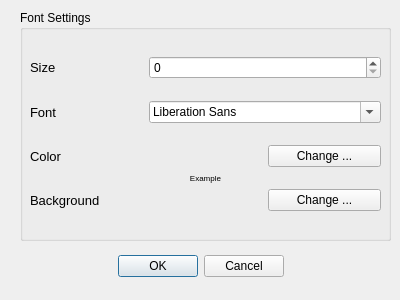
<?xml version="1.0" encoding="UTF-8"?>
<ui version="4.0">
 <class>Dialog</class>
 <widget class="QDialog" name="Dialog">
  <property name="geometry">
   <rect>
    <x>0</x>
    <y>0</y>
    <width>400</width>
    <height>300</height>
   </rect>
  </property>
  <property name="windowTitle">
   <string>Dialog</string>
  </property>
  <widget class="QDialogButtonBox" name="mButtonBox">
   <property name="geometry">
    <rect>
     <x>30</x>
     <y>250</y>
     <width>341</width>
     <height>32</height>
    </rect>
   </property>
   <property name="orientation">
    <enum>Qt::Horizontal</enum>
   </property>
   <property name="standardButtons">
    <set>QDialogButtonBox::Cancel|QDialogButtonBox::Ok</set>
   </property>
   <property name="centerButtons">
    <bool>true</bool>
   </property>
  </widget>
  <widget class="QGroupBox" name="mGroupBox">
   <property name="geometry">
    <rect>
     <x>20</x>
     <y>10</y>
     <width>371</width>
     <height>231</height>
    </rect>
   </property>
   <property name="title">
    <string>Font Settings</string>
   </property>
   <widget class="QWidget" name="gridLayoutWidget">
    <property name="geometry">
     <rect>
      <x>10</x>
      <y>30</y>
      <width>351</width>
      <height>191</height>
     </rect>
    </property>
    <layout class="QGridLayout" name="mGridLayout">
     <item row="1" column="0">
      <widget class="QLabel" name="mFontLabel">
       <property name="font">
        <font>
         <pointsize>10</pointsize>
        </font>
       </property>
       <property name="text">
        <string>Font</string>
       </property>
      </widget>
     </item>
     <item row="0" column="0">
      <widget class="QLabel" name="mSizeLabel">
       <property name="font">
        <font>
         <pointsize>10</pointsize>
        </font>
       </property>
       <property name="text">
        <string>Size</string>
       </property>
      </widget>
     </item>
     <item row="2" column="2">
      <widget class="QPushButton" name="mColorChangeBtn">
       <property name="text">
        <string>Change ...</string>
       </property>
      </widget>
     </item>
     <item row="1" column="1" colspan="2">
      <widget class="QFontComboBox" name="mFontComboBox"/>
     </item>
     <item row="0" column="1" colspan="2">
      <widget class="QSpinBox" name="mSpinBox"/>
     </item>
     <item row="2" column="0">
      <widget class="QLabel" name="mColorLabel">
       <property name="font">
        <font>
         <pointsize>10</pointsize>
        </font>
       </property>
       <property name="text">
        <string>Color</string>
       </property>
      </widget>
     </item>
     <item row="3" column="0">
      <widget class="QLabel" name="mBgLabel">
       <property name="font">
        <font>
         <pointsize>10</pointsize>
        </font>
       </property>
       <property name="text">
        <string>Background</string>
       </property>
      </widget>
     </item>
     <item row="3" column="2">
      <widget class="QPushButton" name="mBgChangeBtn">
       <property name="text">
        <string>Change ...</string>
       </property>
      </widget>
     </item>
     <item row="2" column="1" rowspan="2">
      <widget class="QLabel" name="mExampleLabel">
       <property name="font">
        <font>
         <pointsize>6</pointsize>
        </font>
       </property>
       <property name="text">
        <string>Example</string>
       </property>
       <property name="alignment">
        <set>Qt::AlignCenter</set>
       </property>
      </widget>
     </item>
    </layout>
   </widget>
  </widget>
 </widget>
 <resources/>
 <connections>
  <connection>
   <sender>mButtonBox</sender>
   <signal>accepted()</signal>
   <receiver>Dialog</receiver>
   <slot>accept()</slot>
   <hints>
    <hint type="sourcelabel">
     <x>248</x>
     <y>254</y>
    </hint>
    <hint type="destinationlabel">
     <x>157</x>
     <y>274</y>
    </hint>
   </hints>
  </connection>
  <connection>
   <sender>mButtonBox</sender>
   <signal>rejected()</signal>
   <receiver>Dialog</receiver>
   <slot>reject()</slot>
   <hints>
    <hint type="sourcelabel">
     <x>316</x>
     <y>260</y>
    </hint>
    <hint type="destinationlabel">
     <x>286</x>
     <y>274</y>
    </hint>
   </hints>
  </connection>
 </connections>
</ui>
